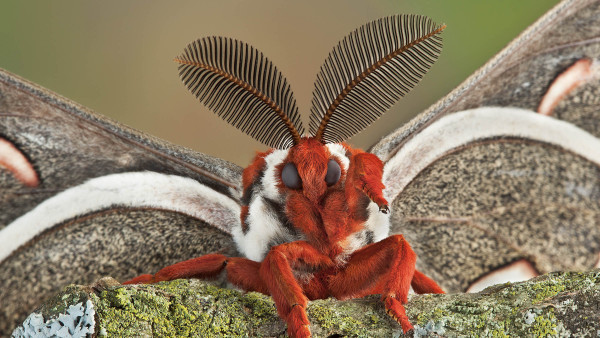
%> input picture matlab/HOG/1.jpg, 600 x 338 px
$ octave --eval "result = hog(imread('1.jpg'));"   (GNU Octave 9; MATLAB toolbox functions it lacks are replaced by stand-ins)
%> lines starting %> are read from the running program, lines starting %| are printed output that depends on the picture
function feature=hog(img)

% [7 lines of commented-out code are left out]
[m, n]=size(img);
%> m = 338; n = 1800
img=sqrt(double(img));      %伽马校正
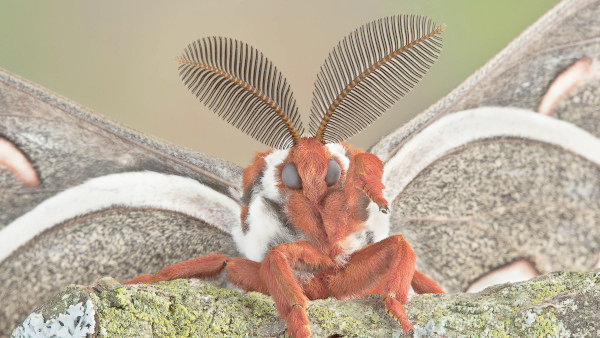
%> img: size 338x600x3 double; mean R, G, B 11.64, 10.75, 9.56; drawn with min black and max white
%figure
%imshow(img,[]),title('gamma矫正之后')

%下面是求边缘
fy=[-1 0 1];        %定义竖直模板
fx=fy';             %定义水平模板
Iy=imfilter(img,fy,'replicate');    %竖直边缘
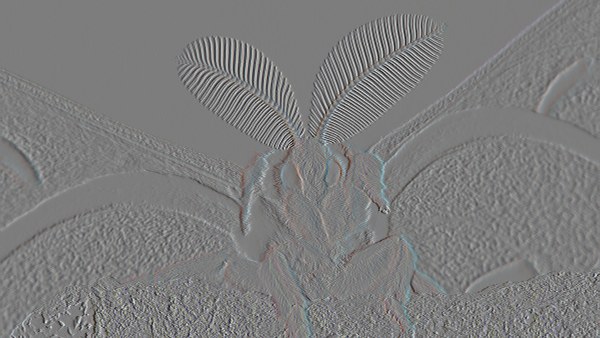
%> Iy: size 338x600x3 double; mean R, G, B 0.00293, 0.00259, 0.00342; drawn with min black and max white
figure,imshow(Iy),title('竖直边缘,梯度');
%> after `imshow(Iy)`:
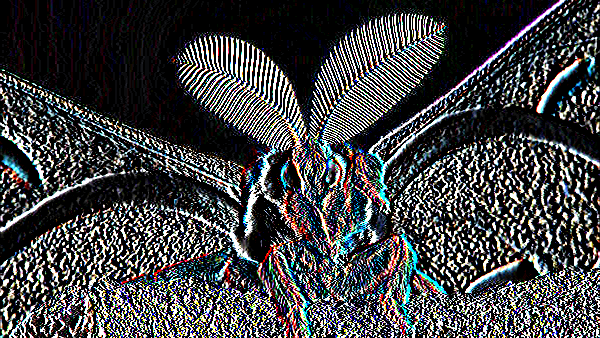
%> displayed picture: size 338x600x3, on the screen's scale of 0 to 255; mean R, G, B 65.6, 66.6, 68.2
Ix=imfilter(img,fx,'replicate');    %水平边缘
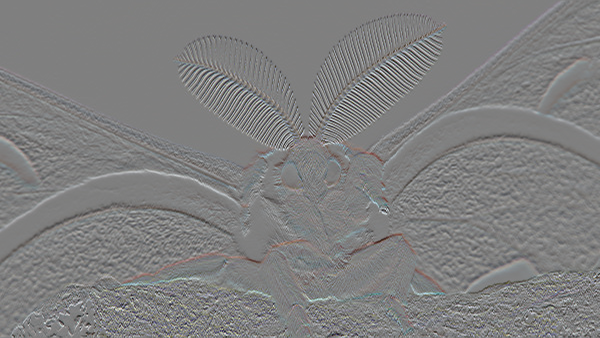
%> Ix: size 338x600x3 double; mean R, G, B -0.00319, -0.0032, -0.002; drawn with min black and max white
%figure,imshow(Ix),title('水平边缘,梯度');
Ied=sqrt(Ix.^2+Iy.^2);              %边缘强度
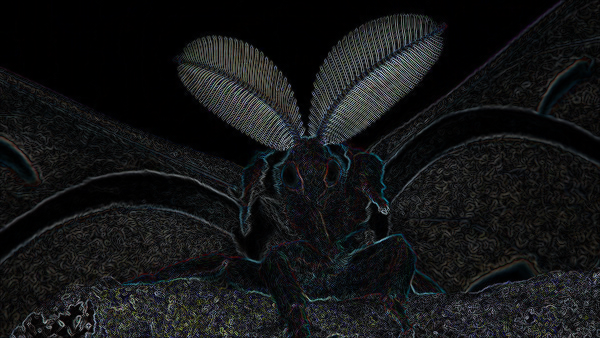
%> Ied: size 338x600x3 double; mean R, G, B 1.47, 1.56, 1.62; drawn with min black and max white
Iphase=Iy./Ix;              %边缘斜率，有些为inf,-inf,nan，其中nan需要再处理一下，这里是正切值
%> Iphase: size 338x600x3 double; 13.83% of the values are NaN or infinite; the others: min -184, max 189.4, mean -0.0211


%下面是求cell
step=4;                %step*step个像素作为一个单元 16*16=256个点
orient=9;               %方向直方图的方向个数  9个方向。40度分辨率
jiao=360/orient;        %每个方向包含的角度数
Cell=cell(1,1);              %所有的角度直方图,cell是可以动态增加的，所以先设了一个
ii=1;
jj=1;
for i=1:step:m-step   %行分块           %如果处理的m/step不是整数，最好是i=1:step分块处理，这样得话肯定是有边界效应的，管不着了
    ii=1;
    for j=1:step:n-step      %列分块，注释同上
        tmpx=Ix(i:i+step-1,j:j+step-1);      %块的所有x梯度
        tmped=Ied(i:i+step-1,j:j+step-1);     %强度
        tmped=tmped/sum(sum(tmped));        %局部边缘强度归一化,左右值加起来归一化
        tmpphase=Iphase(i:i+step-1,j:j+step-1);   %相位，正切值
        Hist=zeros(1,orient);               %当前step*step像素块统计角度直方图,就是cell，存到cell里
        for p=1:step      %把每个的角度算出来
            for q=1:step
                if isnan(tmpphase(p,q))==1  %0/0会得到nan，如果像素是nan，重设为0
                    tmpphase(p,q)=0;
                end
                ang=atan(tmpphase(p,q));    %atan求的是[-90 90]度之间
                ang=mod(ang*180/pi,360);    %全部变正，-90变270 ，这里是个取余操作
                if tmpx(p,q)<0              %根据x方向确定真正的角度，所以上面拿来x方向的相位主要是用来确定真正的角度的
                    if ang<90               %如果是第一象限
                        ang=ang+180;        %移到第三象限
                    end
                    if ang>270              %如果是第四象限
                        ang=ang-180;        %移到第二象限
                    end
                end
                ang=ang+0.0000001;          %防止ang为0，嗯，全部化为非零的角度。
                Hist(ceil(ang/jiao))=Hist(ceil(ang/jiao))+tmped(p,q)*1;
                %ceil向上取整，使用边缘强度加权，如果加权的话应该就是1，这里是加权过的，也就是说，强度越大，在直方图中的贡献就越大
            end
        end
        Hist=Hist/sum(Hist);    %方向直方图归一化
        Cell{ii,jj}=Hist;       %放入Cell中
        ii=ii+1;                %针对Cell的y坐标循环变量
    end
    jj=jj+1;                    %针对Cell的x坐标循环变量
end
%> after the loop, Cell = 37716 items; Hist = [0.243 0.13 0.156 0 0.0303 0.0609 0.21 0.0521 0.118]; jj = 85; tmpphase = [0.565 0.376 -0.645 -3.36; 1.11 -3.05 -0.51 -0.334; 1.31 -1.79 -6.47 2.67; 1.8 1.45 0.472 1.8]

%下面是求feature,2*2个cell合成一个block,没有显式的求block
[m ,n]=size(Cell);
%> m = 449; n = 84
feature=cell(1,(m-1)*(n-1));
%> feature = 37184 items
for i=1:m-1
   for j=1:n-1
        f=[];
        f=[f Cell{i,j}(:)' Cell{i,j+1}(:)' Cell{i+1,j}(:)' Cell{i+1,j+1}(:)'];  %四个单元合成一个
        %这样做的话是有很多重叠的。
        feature{(i-1)*(n-1)+j}=f;         %这里也可以用其他的变量来计数。反正是连续的
   end
end

% [9 lines of commented-out code are left out]
